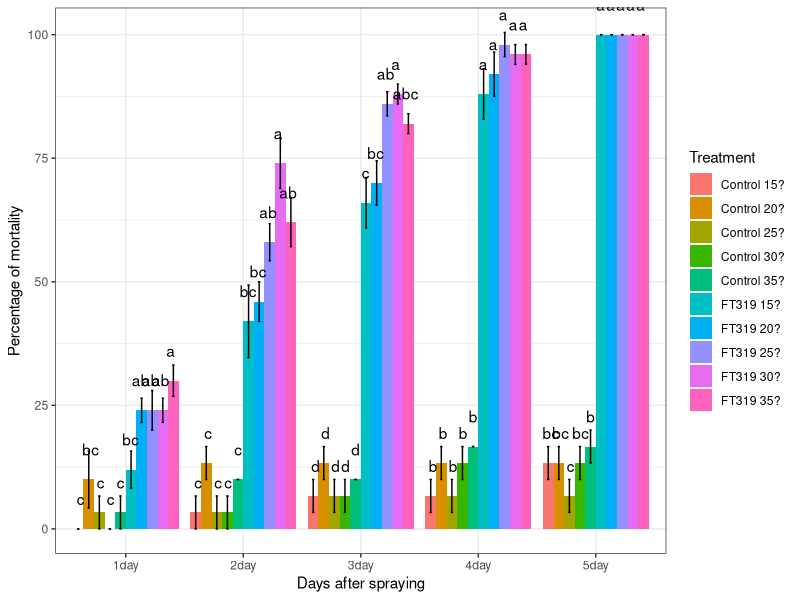
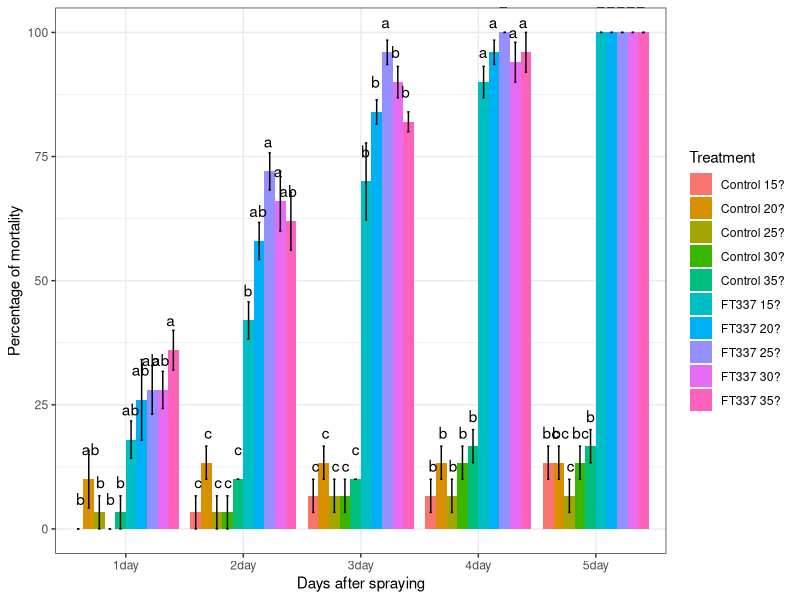

These charts were generated, in order, by the following R code:
library(ggplot2)
library(ggrepel)


getwd()
setwd("C:/Users/ange_/Downloads/")

data_ft319 = read.csv("ft319.csv", h = T, sep = ";", dec = ",")

View(data_ft319)

names(data_ft319)


# Plot

ggplot(data = data_ft319, aes(x=Dayafterspraying, y=Mean,  fill =Treatment, label = Letter )) +
  geom_bar(stat="identity", position="dodge") +
  geom_errorbar(aes(ymin = Mean-Std, ymax = Mean + Std), width = 0.2, position=position_dodge(.9)) +
  geom_text(position = position_dodge(0.85), vjust = -2)+
  labs(x = "Days after spraying", y = "Percentage of mortality") +
  theme_bw() 




###ft337

data_ft337 = read.csv("ft337.csv", h = T, sep = ";", dec = ",")


# Plot

ggplot(data = data_ft337, aes(x=Dayafterspraying, y=Mean,  fill =Treatment, label = Letter )) +
  geom_bar(stat="identity", position="dodge") +
  geom_errorbar(aes(ymin = Mean-Std, ymax = Mean + Std), width = 0.2, position=position_dodge(.9)) +
  geom_text(position = position_dodge(0.85), vjust = -2)+
  labs(x = "Days after spraying", y = "Percentage of mortality") +
  theme_bw() 

  




